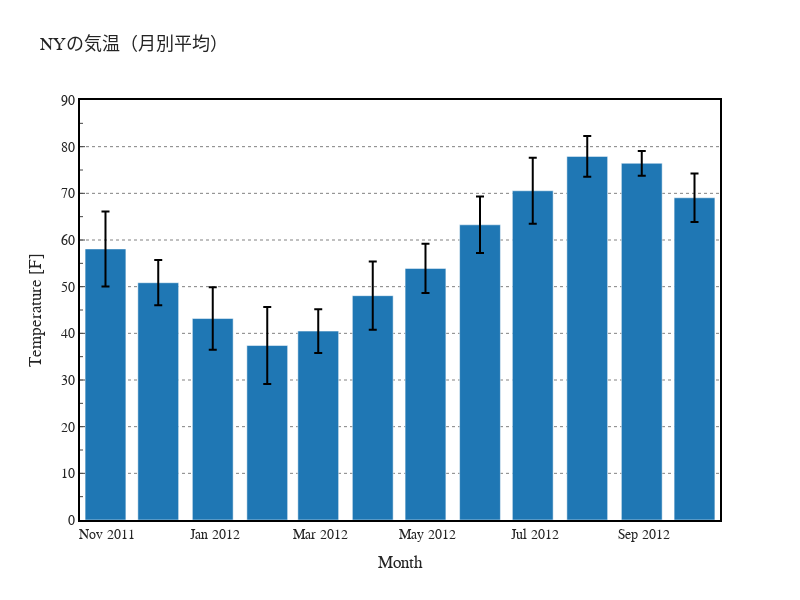

The notebook cell saved with this chart:
### Code cell
fig = go.Figure()

fig.add_trace(
    go.Bar(
        x=bar_df.index,
        y=bar_df["New York"],
        error_y=dict(
            type="data", array=bar_df["New York(std)"], color="black", visible=True
        ),
    ),
)

fig.update_layout(
    go.Layout(
        width=800,
        height=600,
        title=dict(text="NYの気温（月別平均）", font=dict(size=18)),
        xaxis=dict(
            title="Month",
            linecolor="black",
            linewidth=2,
            mirror=True,
            ticks="",
        ),
        yaxis=dict(
            title="Temperature [F]",
            linecolor="black",
            linewidth=2,
            mirror=True,
            ticks="inside",
            minor=dict(ticks="inside", ticklen=3, nticks=2),
            range=(0, 90)
        ),
        font=dict(family="sans-serif", size=14),
        template="simple_white",
    )
)

fig.update_yaxes(showgrid=True, gridcolor="black", griddash="dot", gridwidth=0.5)

fig.show()

### Figure 1 — Plotly figure (JSON) as saved in the notebook; plotly's stock layout.template omitted (floating-point values rounded to 4 significant figures)
{"data": [{"error_y": {"array": [8.035, 4.849, 6.711, 8.267, 4.681, 7.315, 5.271, 6.058, 7.085, 4.352, 2.649, 5.188], "color": "black", "type": "data", "visible": true}, "type": "bar", "x": ["2011-10-31T00:00:00", "2011-11-30T00:00:00", "2011-12-31T00:00:00", "2012-01-31T00:00:00", "2012-02-29T00:00:00", "2012-03-31T00:00:00", "2012-04-30T00:00:00", "2012-05-31T00:00:00", "2012-06-30T00:00:00", "2012-07-31T00:00:00", "2012-08-31T00:00:00", "2012-09-30T00:00:00"], "y": [58.08, 50.84, 43.17, 37.39, 40.48, 48.07, 53.91, 63.25, 70.55, 77.92, 76.44, 69.05]}], "layout": {"font": {"family": "sans-serif", "size": 14}, "height": 600, "title": {"font": {"size": 18}, "text": "NYの気温（月別平均）"}, "width": 800, "xaxis": {"linecolor": "black", "linewidth": 2, "mirror": true, "ticks": "", "title": {"text": "Month"}}, "yaxis": {"gridcolor": "black", "griddash": "dot", "gridwidth": 0.5, "linecolor": "black", "linewidth": 2, "minor": {"nticks": 2, "ticklen": 3, "ticks": "inside"}, "mirror": true, "range": [0, 90], "showgrid": true, "ticks": "inside", "title": {"text": "Temperature [F]"}}}}
